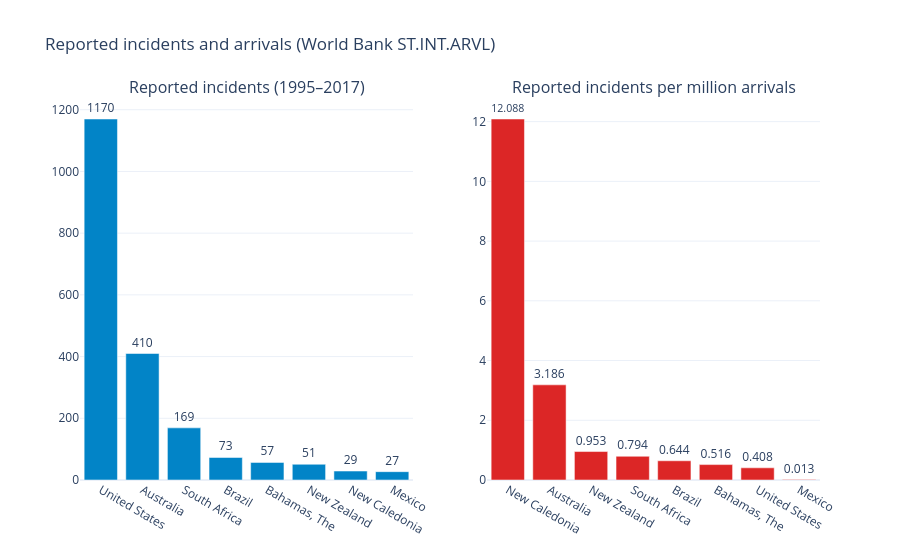
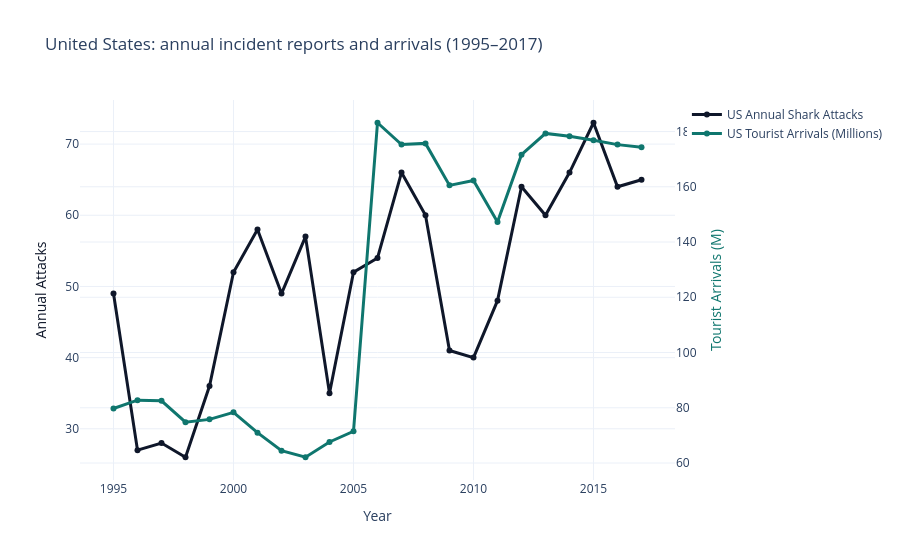

Notebook cell for these charts, in order:
### Markdown cell above
## External bonus — Reported incidents per million arrivals

Use complete years from 1995 to 2017 for countries and territories present in both sources. Keep years with positive recorded arrivals, including years with zero incident reports. Sum reports and arrivals by geography, divide, and scale by one million.

Pearson and Spearman correlations describe the pooled country-year panel. Incident reports cover residents and visitors. The aggregate ratio uses arrival counts as a measure of tourism volume.

### Code cell
# Execute External Tourism Bonus analysis
bonus = query_tourism_enrichment(merged_tourism)

print(f"Global Pearson correlation (Arrivals vs. Attacks): r = {bonus['pearson_corr']:.4f} (p = {bonus['pearson_pval']:.4e})")
print(f"Global Spearman rank correlation: rho = {bonus['spearman_corr']:.4f} (p = {bonus['spearman_pval']:.4e})")

print('\n--- Top 8 by volume — Reported incidents per million arrivals ---')
display(bonus['country_comparison'])
bonus['fig_comparison'].show()
bonus['fig_dual_axis'].show()

### Figure 1 — Plotly figure (JSON) as saved in the notebook; plotly's stock layout.template omitted (floating-point values rounded to 4 significant figures)
{"data": [{"marker": {"color": "#0284C7"}, "name": "Total Attacks", "text": [1170.0, 410.0, 169.0, 73.0, 57.0, 51.0, 29.0, 27.0], "textposition": "outside", "type": "bar", "x": ["United States", "Australia", "South Africa", "Brazil", "Bahamas, The", "New Zealand", "New Caledonia", "Mexico"], "xaxis": "x", "y": [1170, 410, 169, 73, 57, 51, 29, 27], "yaxis": "y"}, {"marker": {"color": "#DC2626"}, "name": "Reports / 1M Arrivals", "text": [12.09, 3.186, 0.953, 0.794, 0.644, 0.516, 0.408, 0.013], "textposition": "outside", "type": "bar", "x": ["New Caledonia", "Australia", "New Zealand", "South Africa", "Brazil", "Bahamas, The", "United States", "Mexico"], "xaxis": "x2", "y": [12.09, 3.186, 0.953, 0.794, 0.644, 0.516, 0.408, 0.013], "yaxis": "y2"}], "layout": {"annotations": [{"font": {"size": 16}, "showarrow": false, "text": "Reported incidents (1995–2017)", "x": 0.225, "xanchor": "center", "xref": "paper", "y": 1.0, "yanchor": "bottom", "yref": "paper"}, {"font": {"size": 16}, "showarrow": false, "text": "Reported incidents per million arrivals", "x": 0.775, "xanchor": "center", "xref": "paper", "y": 1.0, "yanchor": "bottom", "yref": "paper"}], "showlegend": false, "title": {"text": "Reported incidents and arrivals (World Bank ST.INT.ARVL)"}, "xaxis": {"anchor": "y", "domain": [0.0, 0.45]}, "xaxis2": {"anchor": "y2", "domain": [0.55, 1.0]}, "yaxis": {"anchor": "x", "domain": [0.0, 1.0]}, "yaxis2": {"anchor": "x2", "domain": [0.0, 1.0]}}}

### Figure 2 — Plotly figure (JSON) as saved in the notebook; plotly's stock layout.template omitted (floating-point values rounded to 4 significant figures)
{"data": [{"line": {"color": "#0F172A", "width": 3}, "mode": "lines+markers", "name": "US Annual Shark Attacks", "type": "scatter", "x": [1995, 1996, 1997, 1998, 1999, 2000, 2001, 2002, 2003, 2004, 2005, 2006, 2007, 2008, 2009, 2010, 2011, 2012, 2013, 2014, 2015, 2016, 2017], "y": [49, 27, 28, 26, 36, 52, 58, 49, 57, 35, 52, 54, 66, 60, 41, 40, 48, 64, 60, 66, 73, 64, 65]}, {"line": {"color": "#0F766E", "width": 3}, "mode": "lines+markers", "name": "US Tourist Arrivals (Millions)", "type": "scatter", "x": [1995, 1996, 1997, 1998, 1999, 2000, 2001, 2002, 2003, 2004, 2005, 2006, 2007, 2008, 2009, 2010, 2011, 2012, 2013, 2014, 2015, 2016, 2017], "y": [79.73, 82.76, 82.53, 74.77, 75.8, 78.34, 70.97, 64.43, 62.08, 67.61, 71.48, 183.2, 175.3, 175.7, 160.5, 162.3, 147.3, 171.6, 179.3, 178.3, 176.9, 175.3, 174.3], "yaxis": "y2"}], "layout": {"title": {"text": "United States: annual incident reports and arrivals (1995–2017)"}, "xaxis": {"title": {"text": "Year"}}, "yaxis": {"title": {"font": {"color": "#0F172A"}, "text": "Annual Attacks"}}, "yaxis2": {"overlaying": "y", "side": "right", "title": {"font": {"color": "#0F766E"}, "text": "Tourist Arrivals (M)"}}}}
